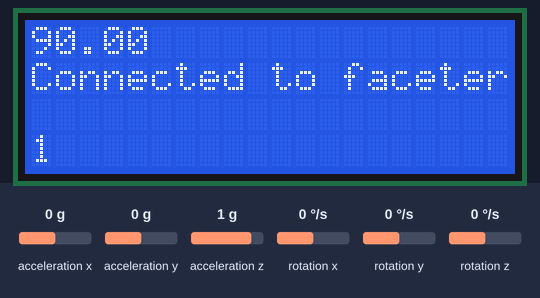
A sketch run on a simulated Arduino Uno, built with avr-gcc and run on an emulated ATmega328P. Parts: 20×4 character LCD. The test bench sets the inputs (shaded band); at power-on: acceleration y 0 g, acceleration x 0 g, acceleration z 1 g, rotation x 0 °/s, rotation y 0 °/s, rotation z 0 °/s.

Above: at 1.6 s.
1.7 s: acceleration y set to -1.4 g
At 2.8 s:
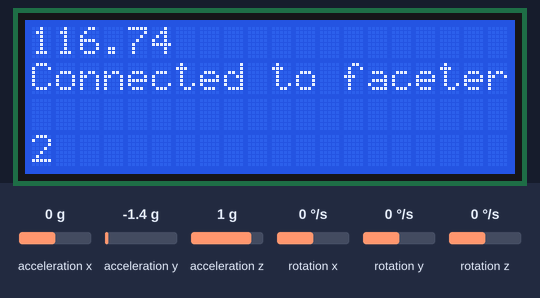
4.5 s: acceleration x set to -1.4 g
At 5.6 s:
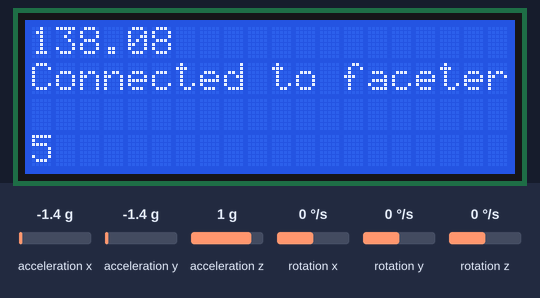
7.5 s: acceleration z set to -1.4 g
At 8.3 s:
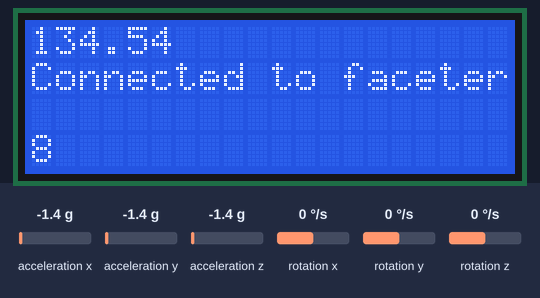
10.5 s: acceleration x set to -0.8 g
At 11.8 s:
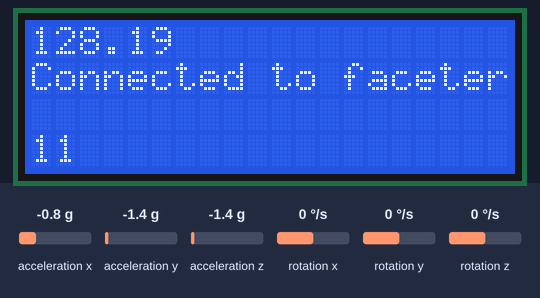
Timing chart, 0 to 13.5 s (numbered marks = the images above; inputs shaded):
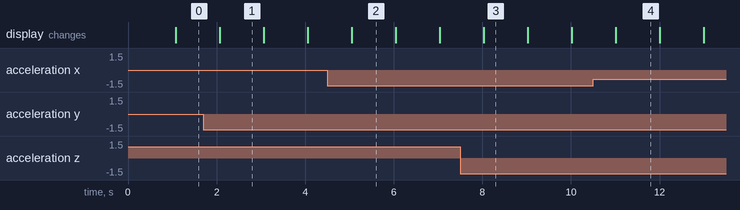

Measured:
- what the display in image 1 shows lasts 1.0 s, from 2.1 s to 3.1 s

The sketch:

gemstylus.ino
```cpp
// (licence header left out)
#include <Wire.h>
// MPU6050 lib from https://github.com/jrowberg/i2cdevlib/
#include "I2Cdev.h"
#include "MPU6050.h"
#include <LiquidCrystal_I2C.h>

LiquidCrystal_I2C lcd(0x27, 20, 4);
MPU6050 mpu;

// Used throughout the loops
int16_t angle = 0;
int16_t last_angle = 0;
unsigned int pollcount  = 500;
unsigned int lifesigns = 0;

int16_t axr, ayr, azr;

void setup() {
  Wire.begin();
  mpu.initialize();

  lcd.init();
  lcd.backlight();
  lcd.setCursor(0,1);
  lcd.print(mpu.testConnection() ? "Connected to faceter" : "Faceter conn failed");

  // Update internal sensor offsets for my specific MPU6050
  // Yours will vary
  mpu.setXAccelOffset(-2726);
  mpu.setYAccelOffset(-2388);
  mpu.setZAccelOffset(1074);
  mpu.setXGyroOffset(65);
  mpu.setYGyroOffset(147);
  mpu.setZGyroOffset(37);

  // Digital low-pass filter mode
  mpu.setDLPFMode(6); // 5Hz
  // Accelerometer sensitivity
  mpu.setFullScaleAccelRange(0);
}

void loop() {
  long ax = 0, ay = 0, az = 0;

  // Collect pollcount sensor readings and average each axis
  for(uint16_t i = 0; i < pollcount; i++) {
    mpu.getAcceleration(&axr, &ayr, &azr);
    ax+=axr;
    ay+=ayr;
    az+=azr;
  }

  ax = ax / pollcount;
  ay = ay / pollcount;
  az = az / pollcount;

  // Calculate the pitch to find our angle.
  // We cast it to a double while multiplying by 10 to limit our result
  // to one decimal
  angle = ((-(atan2(ay, sqrt(ax * ax + az * az)) * 180.0) / M_PI) + 90.0) * 100.0;

  // Calculate the roll to detect when the stylus moves past zero
  int16_t roll = (atan2(ay, az) * 180.0) / M_PI;
  if(roll < 0) {
    angle = angle * -1;

  }

  // Cast the angle to absolute (removes negative for easy math).
  double absangle = abs(angle) / 100.0;

  // Sign of life counter for troubleshooting sensor vs. mainboard issues
  lifesigns++;

  // Write to the display
  lcd.setCursor(0, 0);
  lcd.print(String(absangle,2));
  lcd.print("          ");
  lcd.setCursor(0,3);
  lcd.print(lifesigns);
}
```
